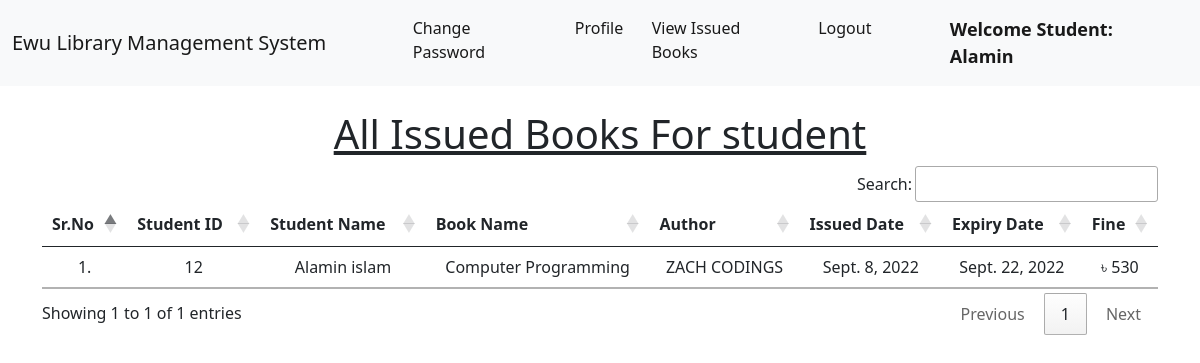
/student_issued_books/ (signed in), run on the app's committed database.
### library/models.py (models this page shows, shortened)
class Book(models.Model):
    name = models.CharField(max_length=200)
    author = models.CharField(max_length=200)
    isbn = models.PositiveIntegerField()
    category = models.CharField(max_length=50)

class IssuedBook(models.Model):
    student_id = models.CharField(max_length=100, blank=True)
    isbn = models.CharField(max_length=13)
    issued_date = models.DateField(auto_now=True)
    expiry_date = models.DateField(default=expiry)

### library/views.py (the view)
# urls.py: path("student_issued_books/", views.student_issued_books, name="student_issued_books"),
@login_required(login_url = '/student_login')
def student_issued_books(request):
    student = Student.objects.filter(user_id=request.user.id)
    issuedBooks = IssuedBook.objects.filter(student_id=student[0].user_id)
    li1 = []
    li2 = []
    for i in issuedBooks:
        books = Book.objects.filter(isbn=i.isbn)
        for book in books:
            t=(request.user.id, request.user.get_full_name, book.name,book.author)
            li1.append(t)
        days=(date.today()-i.issued_date)
        d=days.days
        fine=0
        if d>15:
            day=d-14
            fine=day*5
        t=(issuedBooks[0].issued_date, issuedBooks[0].expiry_date, fine)
        li2.append(t)
    return render(request,'student_issued_books.html',{'li1':li1, 'li2':li2})

### library/templates/student_issued_books.html (shortened to what this page needs)
{% extends 'student_navbar.html' %}
{% load static %}
{% block body %}
<div class="container mt-4">
    <h1 class="text-center"><u>All Issued Books For student</u></h1>
    <table class="table table-hover" id="example">
        <thead>
            <tr class="text-center">
                <th>Sr.No</th>
                <th>Student ID</th>
                <th>Student Name</th>
                <th>Book Name</th>
                <th>Author</th>
                <th>Issued Date</th>
                <th>Expiry Date</th>
                <th>Fine</th>
            </tr>
        </thead>
        <tbody>
            {% for i in li1 %}
            <tr class="text-center">
                <td>{{forloop.counter}}.</td>
                <td>{{i.0}}</td>
                <td>{{i.1}}</td>
                <td>{{i.2}}</td>
                <td>{{i.3}}</td>
                {% endfor %}
                {% for i in li2 %}
                <td>{{i.0}}</td>
                <td>{{i.1}}</td>
                <td>৳ {{i.2}}</td>
            </tr>
            {% endfor %}
        </tbody>
    </table>
    </div>
{% endblock %}

### library/templates/student_navbar.html (shortened to what this page needs)
<!doctype html>
<html lang="en">
  <head>
    <link href="https://cdn.jsdelivr.net/npm/bootstrap@5.1.0/dist/css/bootstrap.min.css" rel="stylesheet">
    <link rel="stylesheet" href="https://cdn.datatables.net/1.10.25/css/jquery.dataTables.min.css">
    <link rel="stylesheet" href="https://cdn.datatables.net/buttons/1.7.1/css/buttons.dataTables.min.css">
  </head>
  <body>
    <nav class="navbar navbar-expand-lg navbar-light bg-light sticky-top">
        <div class="container-fluid">
          <a class="navbar-brand" href="#">Ewu Library Management System</a>
          <div class="collapse navbar-collapse" id="navbarSupportedContent">
            <ul class="navbar-nav me-auto mb-2 mb-lg-0">
              <li class="nav-item">
                <a class="nav-link active" aria-current="page" href="/change_password/">Change Password</a>
              </li>
              <li class="nav-item">
                <a class="nav-link active" aria-current="page" href="/profile/">Profile</a>
              </li>
              <li class="nav-item">
                <a class="nav-link active" aria-current="page" href="/student_issued_books/">View Issued Books</a>
              </li>
              <li class="nav-item">
                <a class="nav-link active" aria-current="page" href="/logout/">Logout</a>
              </li>
              <li class="nav-item">
                <a style="font-weight:600; font-family:'Segoe UI', Tahoma, Geneva, Verdana, sans-serif; font-size: large;" class="nav-link active" href="#">Welcome Student: {{request.user}}</a>
              </li>
            </ul>
          </div>
        </div>
      </nav>
      {% block body %}
      {% endblock %}
  </body>
</html>

### data on the page
Book: name "Computer Programming", author "ZACH CODINGS"
IssuedBook: issued_date "Sept. 8, 2022", expiry_date "Sept. 22, 2022"

### other printed values
{{ request.user }} "Alamin"
{{ i.0 }} "12"
{{ i.1 }} "Alamin islam"
{{ i.2 }} "530"
